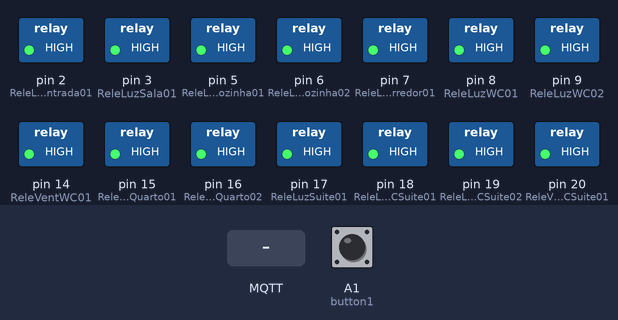
A sketch run on a simulated Arduino Mega 2560, built with avr-gcc and run on an emulated ATmega2560. On the bench: switched loads named in the sketch (green lamp = pin HIGH). The inputs (shaded band) are chosen by the test bench; at power-on: A1 (button1) HIGH. WiFi joins after 1.5 s; servers stay silent unless stated; no MQTT or app messages arrive unless stated; what the sketch prints to the serial monitor is not drawn.

Above: at 2.7 s.
2.8 s: A1 (button1) pulled LOW for 0.15 s
At 3.8 s:
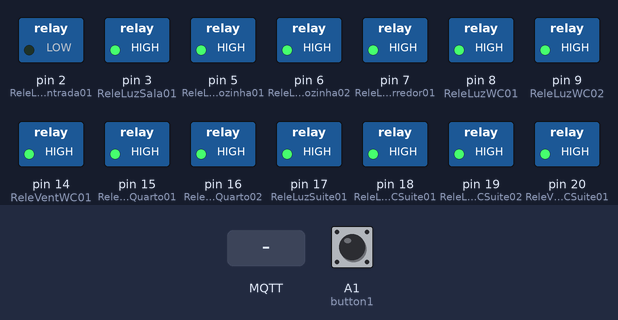
4.9 s: MQTT message "ON" arrives on the second subscribed topic
At 6.1 s:
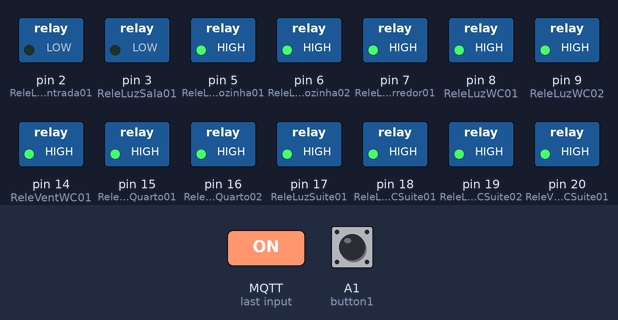
6.4 s: MQTT message "OFF" arrives on the first subscribed topic
At 7.2 s:
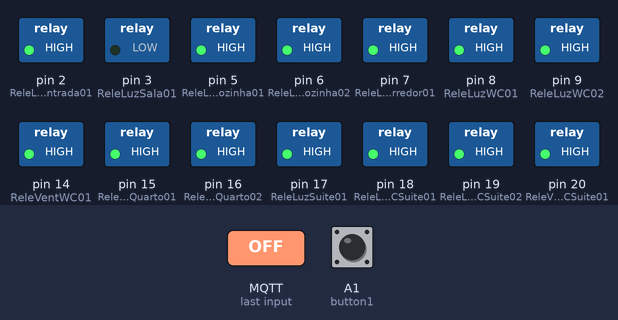
7.9 s: A1 (button1) pulled LOW for 1 s
At 9.7 s:
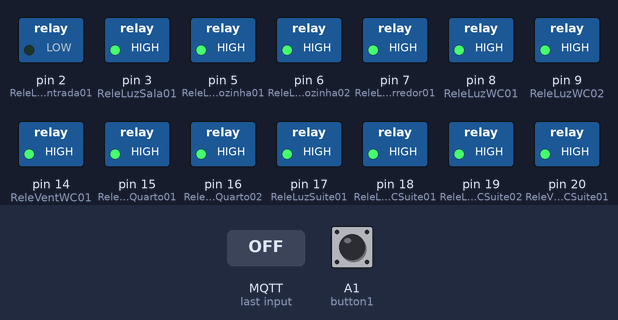
11.9 s: A1 (button1) pulsed LOW 5 times (0.12 s each, 0.3 s apart)
At 14.0 s:
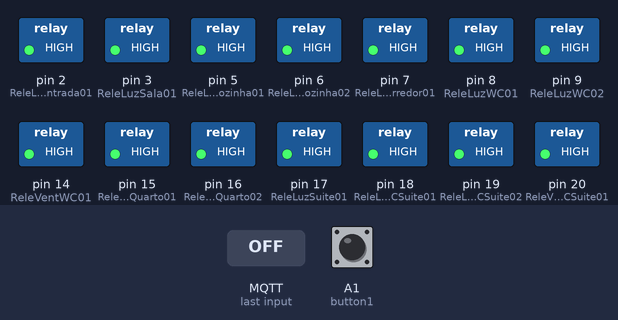
Timing chart, 0 to 15.5 s (numbered marks = the images above; inputs shaded):
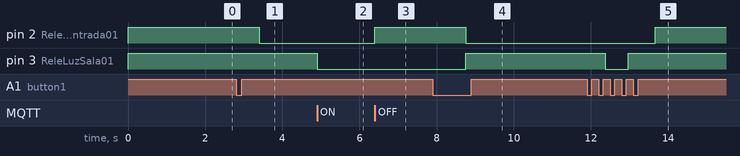

The sketch:

Arduino_Due.ino
```cpp
//UPDATE
//Já consegui fazer a subscrição de vários tópicos falta só resolver a questão dos botões

//Código para o Arduino Due da Casa Inteligente

#include <SPI.h>
#include <Ethernet.h>
#include <PubSubClient.h>
#include <OneButton.h> //http://www.mathertel.de/Arduino/OneButtonLibrary.aspx

// Setup a new OneButton on pin A1.
OneButton button1(A1, true);

//Marcacão dos pinos dos Relés no Arduino
int ReleLuzEntrada01 = 2;
int ReleLuzSala01 = 3;
int ReleLuzSala02 = 22;
int ReleLuzCozinha01 = 5;
int ReleLuzCozinha02 = 6;
int ReleLuzCorredor01 = 7;
int ReleLuzWC01 = 8;
int ReleLuzWC02 = 9;
int ReleVentWC01 = 14;
int ReleLuzQuarto01 = 15;
int ReleLuzQuarto02 = 16;
int ReleLuzSuite01 = 17;
int ReleLuzWCSuite01 = 18;
int ReleLuzWCSuite02 = 19;
int ReleVentWCSuite01 = 20;
int ReleLuzExterior01 = 21;

//Inicialização das variáveis valor dos pinos
int ReleLuzEntrada01Value = LOW;
int ReleLuzSala01Value = LOW;
int ReleLuzSala02Value = LOW;
int ReleLuzCozinha01Value = LOW;
int ReleLuzCozinha02Value = LOW;
int ReleLuzCorredor01Value = LOW;
int ReleLuzWC01Value = LOW;
int ReleLuzWC02Value = LOW;
int ReleVentWC01Value = LOW;
int ReleLuzQuarto01Value = LOW;
int ReleLuzQuarto02Value = LOW;
int ReleLuzSuite01Value = LOW;
int ReleLuzWCSuite01Value = LOW;
int ReleLuzWCSuite02Value = LOW;
int ReleVentWCSuite01Value = LOW;
int ReleLuzExterior01Value = LOW;


//Constantes para a Shield Ethernet
//Endereço MAC
byte mac[]    = { 0xDE, 0xAD, 0xBE, 0xEF, 0xFE, 0xEE };
//IP estático
IPAddress ip(192,168,1,100);

//Inicialização do MQTT
//IP do Broker MQTT
byte BrokerMQTT[] = {192,168,1,105};
//Inicialização do "Serviço" EthernetClient
EthernetClient ethClient;
//Callback do Broker
void callback(char* topic, byte* payload, unsigned int length) {
  // handle message arrived
  String content="";
  char character;
  for (int num=0;num<length;num++) {
      character = payload[num];
      content.concat(character);
  }
  String topico = topic;
  String conteudo = content;

  Serial.println(topico);
  Serial.println(conteudo);

  //Verifica o tópico /Casa/ReleLuzEntrada01/set
  if (topico == "/Casa/ReleLuzEntrada01/set"){
    if (conteudo == "ON") {
      LigarReleLuzEntrada01();
    }
    if (conteudo == "OFF") {
      DesligarReleLuzEntrada01();
    }
  }

  //Verifica o tópico /Casa/ReleLuzSala01/set
  if (topico == "/Casa/ReleLuzSala01/set"){
    if (conteudo == "ON") {
      LigarReleLuzSala01();
    }
    if (conteudo == "OFF") {
      DesligarReleLuzSala01();
    }
  }

}
//Inicialização do "Serviço" PubSubClient
PubSubClient client(BrokerMQTT, 1883, callback, ethClient);


void setup(){
  button1.attachClick(click1);
  button1.attachDoubleClick(doubleclick1);
  button1.attachLongPressStart(longPressStart1);

  //Iniciar os pinos dos relés como OUTPUTs
  pinMode(ReleLuzEntrada01, OUTPUT);
  pinMode(ReleLuzSala01, OUTPUT);
  pinMode(ReleLuzSala02, OUTPUT);
  pinMode(ReleLuzCozinha01, OUTPUT);
  pinMode(ReleLuzCozinha02, OUTPUT);
  pinMode(ReleLuzCorredor01, OUTPUT);
  pinMode(ReleLuzWC01, OUTPUT);
  pinMode(ReleLuzWC02, OUTPUT);
  pinMode(ReleVentWC01, OUTPUT);
  pinMode(ReleLuzQuarto01, OUTPUT);
  pinMode(ReleLuzQuarto02, OUTPUT);
  pinMode(ReleLuzSuite01, OUTPUT);
  pinMode(ReleLuzWCSuite01, OUTPUT);
  pinMode(ReleLuzWCSuite02, OUTPUT);
  pinMode(ReleVentWCSuite01, OUTPUT);
  pinMode(ReleLuzExterior01, OUTPUT);

  //Iniciar os relés em HIGH ou seja DESLIGADOS
  digitalWrite(ReleLuzEntrada01, HIGH);
  digitalWrite(ReleLuzSala01, HIGH);
  digitalWrite(ReleLuzSala02, HIGH);
  digitalWrite(ReleLuzCozinha01, HIGH);
  digitalWrite(ReleLuzCozinha02, HIGH);
  digitalWrite(ReleLuzCorredor01, HIGH);
  digitalWrite(ReleLuzWC01, HIGH);
  digitalWrite(ReleLuzWC02, HIGH);
  digitalWrite(ReleVentWC01, HIGH);
  digitalWrite(ReleLuzQuarto01, HIGH);
  digitalWrite(ReleLuzQuarto02, HIGH);
  digitalWrite(ReleLuzSuite01, HIGH);
  digitalWrite(ReleLuzWCSuite01, HIGH);
  digitalWrite(ReleLuzWCSuite02, HIGH);
  digitalWrite(ReleVentWCSuite01, HIGH);
  digitalWrite(ReleLuzExterior01, HIGH);


  // Setup serial connection
  Serial.begin(9600);
  // Setup ethernet connection to MQTT broker
  Ethernet.begin(mac);
}

//----------------------------------------------

void loop(){
  if (!client.connected()) {
  reconnect();
  }
  button1.tick();
  client.loop();
}


//Start of functions   --------------------------------------------------------------------------------------------------------

//Conexão ao Broker MQTT
void reconnect(){
 // Loop until we're reconnected
 while (!client.connected()) {
 Serial.print("Attempting MQTT connection...");
 // Attempt to connect
 if (client.connect("Arduino-Due")) {
  //Se conseguir ligar
  Serial.println("connected");
  client.subscribe("/Casa/ReleLuzEntrada01/set");
  client.subscribe("/Casa/ReleLuzSala01/set");
 } else {
  //Se falhar a ligar
  Serial.print("failed, rc=");
  Serial.print(client.state());
  Serial.println(" try again in 5 seconds");
  // Wait 5 seconds before retrying
  delay(5000);
  }
 }
}


void click1() {
  Serial.println("Button 1 click.");
  if (ReleLuzEntrada01Value == LOW) {
        LigarReleLuzEntrada01();
      } else {
        DesligarReleLuzEntrada01();
      }
}

void doubleclick1() {
  Serial.println("Button 1 doubleclick.");
  if (ReleLuzSala01Value == LOW) {
        LigarReleLuzSala01();
      } else {
        DesligarReleLuzSala01();
      }
}

void longPressStart1() {
  Serial.println("Button 1 longPress start");
  if (ReleLuzSala01Value == LOW) {
        LigarReleLuzSala01();
      } else {
        DesligarReleLuzSala01();
      }
  if (ReleLuzEntrada01Value == LOW) {
        LigarReleLuzEntrada01();
      } else {
        DesligarReleLuzEntrada01();
      }
}

//--------------------------------------------------------  CONTROLO RELÉS  --------------------------------------------------------
//Controlo Relé Luz de Entrada 01
void LigarReleLuzEntrada01(){
  digitalWrite(ReleLuzEntrada01, LOW);
  ReleLuzEntrada01Value = HIGH;
  client.publish("/Casa/ReleLuzEntrada01/status","ON");
  Serial.print("Luz Entrada 01 LIGADA");
  }
void DesligarReleLuzEntrada01(){
  digitalWrite(ReleLuzEntrada01, HIGH);
  ReleLuzEntrada01Value = LOW;
  client.publish("/Casa/ReleLuzEntrada01/status","OFF");
  Serial.print("Luz Entrada 01 DESLIGADA");
  }

//Controlo Relé Luz da Sala 01
void LigarReleLuzSala01(){
  digitalWrite(ReleLuzSala01, LOW);
  ReleLuzSala01Value = HIGH;
  client.publish("/Casa/ReleLuzSala01/status","ON");
  Serial.print("Luz Sala 01 LIGADA");
  }
void DesligarReleLuzSala01(){
  digitalWrite(ReleLuzSala01, HIGH);
  ReleLuzSala01Value = LOW;
  client.publish("/Casa/ReleLuzSala01/status","OFF");
  Serial.print("Luz Sala 01 DESLIGADA");
  }

//Controlo Relé Luz da sala 02
void LigarReleLuzSala02(){
  digitalWrite(ReleLuzSala02, LOW);
  }
void DesligarReleLuzSala02(){
  digitalWrite(ReleLuzSala02, HIGH);
  }

//Controlo Relé Luz da cozinha 01
void LigarReleLuzCozinha01(){
  digitalWrite(ReleLuzCozinha01, LOW);
  }
void DesligarReleLuzCozinha01(){
  digitalWrite(ReleLuzCozinha01, HIGH);
  }

//Controlo Relé Luz da cozinha 02
void LigarReleLuzCozinha02(){
  digitalWrite(ReleLuzCozinha02, LOW);
  }
void DesligarReleLuzCozinha02(){
  digitalWrite(ReleLuzCozinha02, HIGH);
  }

//Controlo Relé Luz do Corredor 01
void LigarReleLuzCorredor01(){
  digitalWrite(ReleLuzCorredor01, LOW);
  }
void DesligarReleLuzCorredor01(){
  digitalWrite(ReleLuzCorredor01, HIGH);
  }

//Controlo Relé Luz WC 01
void LigarReleLuzWC01(){
  digitalWrite(ReleLuzWC01, LOW);
  }
void DesligarReleLuzWC01(){
  digitalWrite(ReleLuzWC01, HIGH);
  }

//Controlo Relé Luz WC 02
void LigarReleLuzWC02(){
  digitalWrite(ReleLuzWC02, LOW);
  }
void DesligarReleLuzWC02(){
  digitalWrite(ReleLuzWC02, HIGH);
  }

//Controlo Relé Luz Quarto 01
void LigarReleLuzQuarto01(){
  digitalWrite(ReleLuzQuarto01, LOW);
  }
void DesligarReleLuzQuarto01(){
  digitalWrite(ReleLuzQuarto01, HIGH);
  }

//Controlo Relé Luz Quarto 02
void LigarReleLuzQuarto02(){
  digitalWrite(ReleLuzQuarto02, LOW);
  }
void DesligarReleLuzQuarto02(){
  digitalWrite(ReleLuzQuarto02, HIGH);
  }

//Controlo Relé Luz Suite 01
void LigarReleLuzSuite01(){
  digitalWrite(ReleLuzSuite01, LOW);
  }
void DesligarReleLuzSuite01(){
  digitalWrite(ReleLuzSuite01, HIGH);
  }

//Controlo Relé Luz WC Suite 01
void LigarReleLuzWCSuite01(){
  digitalWrite(ReleLuzWCSuite01, LOW);
  }
void DesligarReleLuzWCSuite01(){
  digitalWrite(ReleLuzWCSuite01, HIGH);
  }

//Controlo Relé Luz WC Suite 02
void LigarReleLuzWCSuite02(){
  digitalWrite(ReleLuzWCSuite02, LOW);
  }
void DesligarReleLuzWCSuite02(){
  digitalWrite(ReleLuzWCSuite02, HIGH);
  }

//Controlo Relé Ventoinha WC Suite 01
void LigarReleVentWCSuite01(){
  digitalWrite(ReleVentWCSuite01, LOW);
  }
void DesligarReleVentWCSuite01(){
  digitalWrite(ReleVentWCSuite01, HIGH);
  }

//Controlo Relé Exterior 01
void LigarReleLuzExterior01(){
  digitalWrite(ReleLuzExterior01, LOW);
  }
void DesligarReleLuzExterior01(){
  digitalWrite(ReleLuzExterior01, HIGH);
  }


// End of sketch ---------------------------------
```

Measured:
- after the input at 2.8 s, pin 2 (ReleLuzEntrada01): HIGH → LOW after 0.60 s
- after the input at 4.9 s, pin 3 (ReleLuzSala01): HIGH → LOW at once
- after the input at 6.4 s, pin 2 (ReleLuzEntrada01): LOW → HIGH at once
- after the input at 7.9 s, pin 2 (ReleLuzEntrada01): HIGH → LOW after 0.85 s; pin 3 (ReleLuzSala01): LOW → HIGH after 0.85 s
- after the input at 11.9 s, pin 2 (ReleLuzEntrada01): LOW → HIGH after 1.8 s; pin 3 (ReleLuzSala01): HIGH → LOW after 0.47 s, → HIGH 0.60 s later
